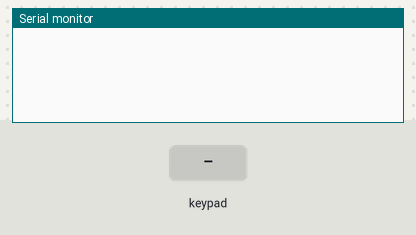
The sketch below on a simulated Arduino Leonardo, built with avr-gcc and run on an emulated ATmega32U4. On the bench: the last lines printed to the serial monitor. Inputs (shaded band) come from the test bench. USB keyboard and mouse output is not drawn.

Above: at 1.2 s.
1.3 s: key '1' pressed
At 2.2 s:
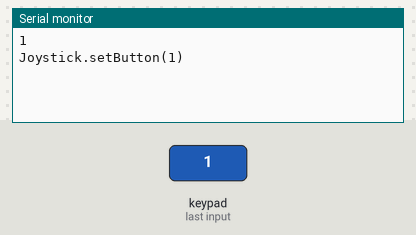
2.8 s: keypad keys 5 6 7 8 # pressed 0.4 s apart
At 5.7 s:
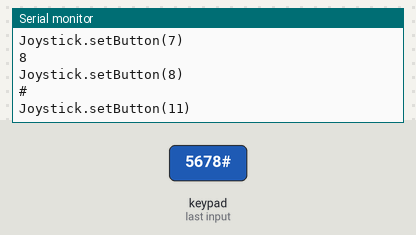
6.3 s: key '3' pressed
At 7.1 s:
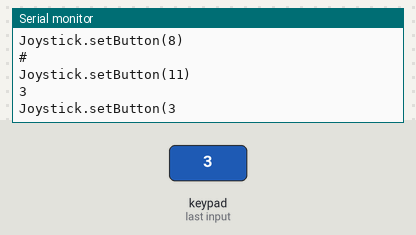
7.8 s: keypad keys 5 6 7 8 * pressed 0.4 s apart
At 10.6 s:
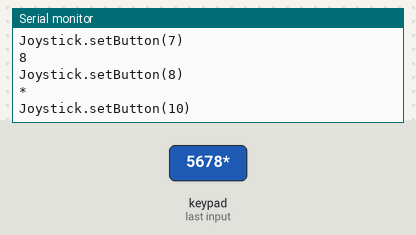
11.3 s: key 'A' pressed
At 12.0 s:
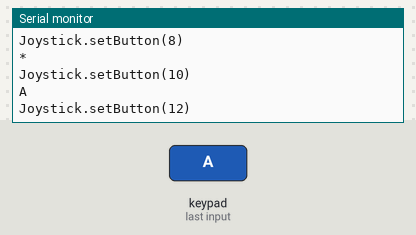
12.8 s: keypad keys 5 6 7 8 D pressed 0.4 s apart
At 15.9 s:
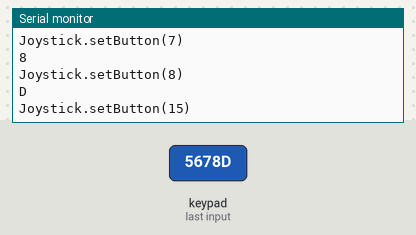
Timing chart, 0 to 17.3 s (numbered marks = the images above; inputs shaded):
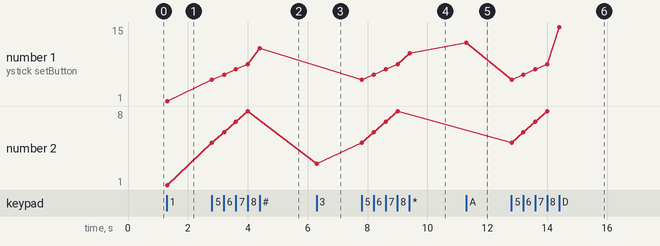

The sketch:

sketch_apr24a.ino
```cpp
#include <Joystick.h>
#include <Keypad.h>
// Create the Joystick
Joystick_ Joystick;

//Joystick_ buttonCount=16;
const byte ROWS = 4; //four rows
const byte COLS = 4; //four columns
//define the cymbols on the buttons of the keypads
char hexaKeys[ROWS][COLS] = {
  {'1','2','3','A'},
  {'4','5','6','B'},
  {'7','8','9','C'},
  {'*','0','#','D'}
};
byte rowPins[ROWS] = {5,6,7,8}; //connect to the row pinouts of the keypad
byte colPins[COLS] = {15,14,16,10}; //connect to the column pinouts of the keypad

//initialize an instance of class NewKeypad
Keypad customKeypad = Keypad( makeKeymap(hexaKeys), rowPins, colPins, ROWS, COLS);

void setup(){
  Serial.begin(9600);
  Joystick.begin();

  int lastButtonState[4] = {0,0,0,0};

}

void loop(){


  char key = customKeypad.getKey();
   if (key) {

  Serial.println(key );
  //check to see if what key is pressed, output joystickbutton
  switch (key ) {

  case '1':
      Serial.println("Joystick.setButton(1)");
      Joystick.setButton(0,1);
      break;
  case '2':
      Serial.println("Joystick.setButton(2)");
      Joystick.setButton(1,1);
    break;
  case '3':
      Serial.println("Joystick.setButton(3");
      Joystick.setButton(2,1);
    break;

  case '4':
      Serial.println("Joystick.setButton(4)");
      Joystick.setButton(3,1);
    break;
  case '5':
      Serial.println("Joystick.setButton(5)");
      Joystick.setButton(4,1);
    break;
  case '6':
      Serial.println("Joystick.setButton(6)");
      Joystick.setButton(5,1);
    break;
  case '7':
      Serial.println("Joystick.setButton(7)");
      Joystick.setButton(6,1);
    break;
  case '8':
      Serial.println("Joystick.setButton(8)");
      Joystick.setButton(7,1);
   break;
  case '*':
    Serial.println("Joystick.setButton(10)");
    Joystick.setButton(8,1);
    break;
  case '#':
    Serial.println("Joystick.setButton(11)");
    Joystick.setButton(9,1);
    break;
  case 'A':
    Serial.println("Joystick.setButton(12)");
    Joystick.setButton(10,1);
    break;
  case 'B':
    Serial.println("Joystick.setButton(13)");
    Joystick.setButton(11,1);
    break;
    case 'C':
    Serial.println("Joystick.setButton(14)");
    Joystick.setButton(12,1);
     break;
  case '9':
    Serial.println("Joystick.setButton(9)");
    Joystick.setButton(13,1);
    break;
  case 'D':
    Serial.println("Joystick.setButton(15)");
    Joystick.setButton(14,1);
     break;
  case '0':
    Serial.println("Joystick.setButton(16)");
    Joystick.setButton(15,1);
    break;
 default:
    Serial.println("Joystick.setButton()");
 /*     Joystick.setButton(0,0);
      Joystick.setButton(1,0);
      Joystick.setButton(2,0);
      Joystick.setButton(3,0);
      Joystick.setButton(4,0);
      Joystick.setButton(5,0);
      Joystick.setButton(6,0);
      Joystick.setButton(7,0);
      Joystick.setButton(8,0);
      Joystick.setButton(9,0);
      Joystick.setButton(10,0);
      Joystick.setButton(11,0);
      Joystick.setButton(12,0);
      Joystick.setButton(13,0);
      Joystick.setButton(14,0);
      Joystick.setButton(15,0);
      */
    break;
      delay(50);
  }
}
}
```

Measured:
- after the input at 1.3 s, the serial monitor: prints a new line at once (image 1)
- after the input at 2.8 s, the serial monitor: prints a new line at once (image 2)
- after the input at 6.3 s, the serial monitor: prints a new line at once (image 3)
- after the input at 7.8 s, the serial monitor: prints a new line at once (image 4)
- after the input at 11.3 s, the serial monitor: prints a new line at once (image 5)
- after the input at 12.8 s, the serial monitor: prints a new line at once (image 6)
- plotted number 1: 1 → 11 after the input at 2.8 s, 11 → 10 after the input at 7.8 s, 10 → 12 after the input at 11.3 s, 12 → 15 after the input at 12.8 s
- plotted number 2: 1 → 8 after the input at 2.8 s, 8 → 3 after the input at 6.3 s, 3 → 8 after the input at 7.8 s
